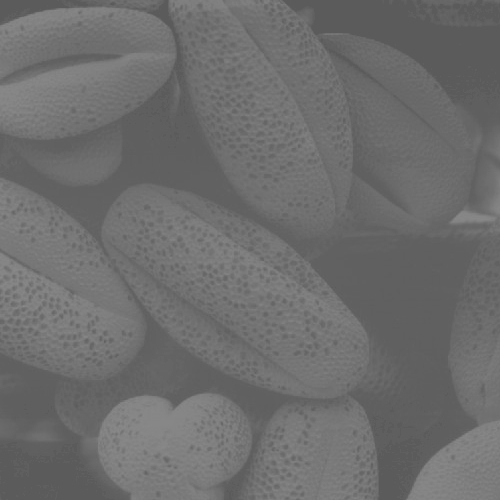
%> input picture polen.jpg, 500 x 500 px
$ octave p1_kol3.m   (GNU Octave 9; MATLAB toolbox functions it lacks are replaced by stand-ins)
%> lines starting %> are read from the running program, lines starting %| are printed output that depends on the picture; in (x1, y1, x2, y2) boxes, pixels count from 0 and x2, y2 are one past the last pixel; in counts of white or black regions, pixels touching at a corner belong together; the program's own positions count from 1
% Transformacije intenziteta piksela (operacije nad histogramom) se
% prakticno specificiraju kori쉞enjem look-up tabela.
% Look-up tabela ima onoliko stavki koliko postoji razlicitih nivoa
% intenziteta na ulaznoj slici. Svaka stavka u look-up tabeli je nova
% vrijednost intenziteta. Napisati funkciju O = applyLUT(I, LUT)
% ce biti implementirana transformacija intenziteta piksela pomo?u look-up
% tabele. Argument I je ulazna grayscale slika, LUT je look-up tabela
% zadata kao vektor sa 256 elemenata, a O je izlazna grayscale slika.
% Testirati funkciju na slici polen.jpg i sa LUT kojom je predstavljena
% transformacija intenziteta piksela na slici data jednacinom
% O(i,j)=round(cln(I(i,j)+1)).


c = 2;
f = round(c *log(1:255 + 1));

a = imread('polen.jpg');
%> a is the input picture: size 500x500 uint8; min 90, max 138, mean 109.1
b = zeros(500);

s = size(a);
%> s = [500 500]
for i = 1:s(1)
    for j = 1:s(2)
        b(i,j) = f(a(i,j));
    end
end
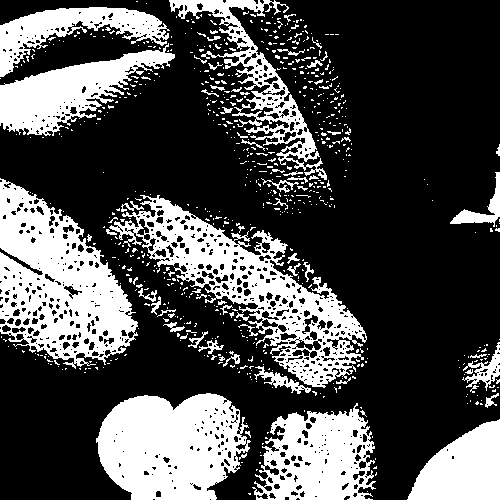
%> b: size 500x500 double; values 9 (black) and 10 (white), 30.3% white; 725 white regions (658 under 20 px), largest, box (x1, y1, x2, y2) and area: (0, 178, 138, 369) 14141, (109, 195, 367, 388) 13016, (96, 393, 251, 500) 12337

figure, imshow(a, []), title('polen org'), impixelinfo;
figure, imshow(b, []), title('polen new'), impixelinfo;

%% task 2
% Ukloniti prostorno zavisan poremecaj sa slike astro_narusena.jpg.
a = imread('astro_narusena.jpg');
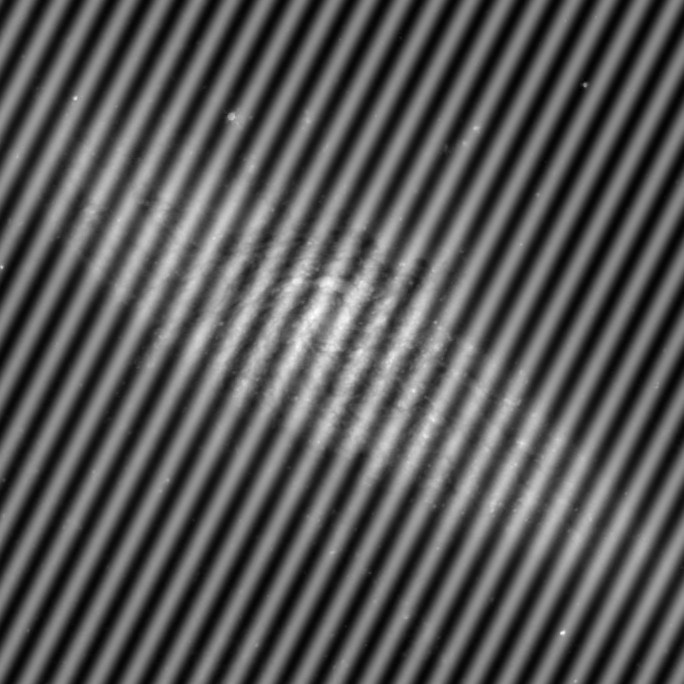
%> input picture astro_narusena.jpg, 684 x 684 px
%> a is the input picture: size 684x684 uint8; min 1, max 255, mean 89.5

af = fft2(a);
aff = fftshift(af);

al = log(1 + abs(aff));
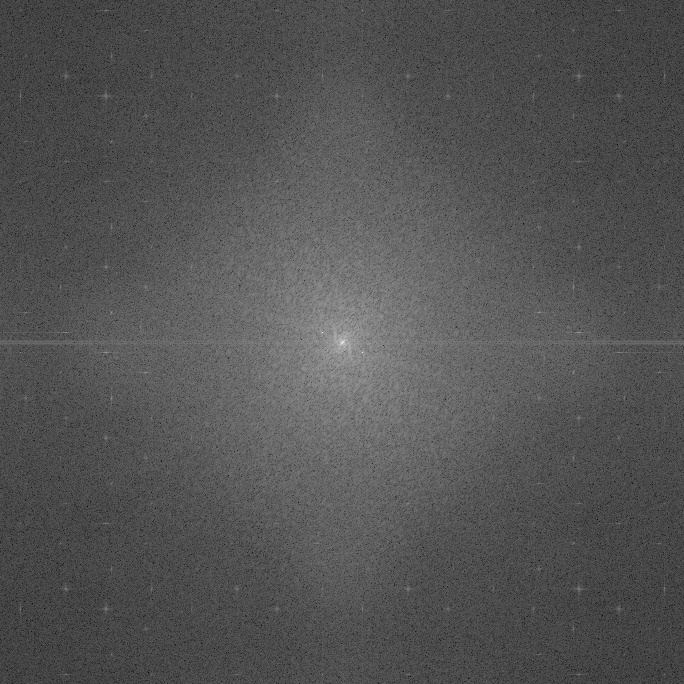
%> al: size 684x684 double; min 0.688, max 17.55, mean 6.25; drawn with min black and max white
figure, imshow(al, []), title('astro_narusena mag'), impixelinfo;
figure, imshow(a, []), title('astro_narusena org'), impixelinfo;

%(363,353)
[U, V] = freqspace([684 684], 'meshgrid');

u0 = (343-363)*2/684;
v0 = (343-353)*2/684;
D0 = 0.01 ^ 2;
D1 = sqrt( (U - u0).^2 + (V - v0).^2);
D2 = sqrt( (U + u0).^2 + (V + v0).^2);

H = 1 ./ ( 1 + (D0 ./ (D1 .* D2)).^2);

res = aff .* H;
res0 = fftshift(res);
res1 = ifft2(res0);
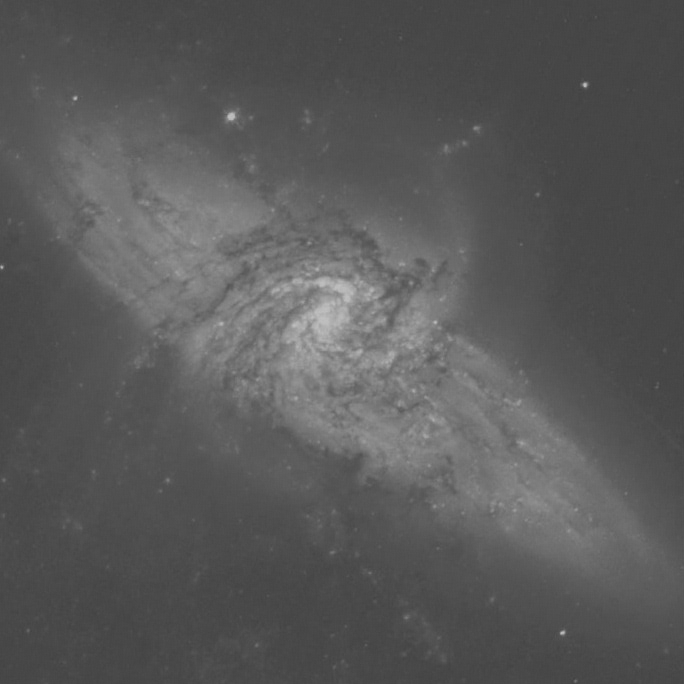
%> res1: size 684x684 double; min 63.74, max 192.4, mean 89.4
res2 = abs(res1);

figure, imshow(res2, []), title('astro_narusena fix'), impixelinfo;

%% task 3
% Pobolj쉆ti o쉞rinu slike mjesec.tif filtriranjem u frekvencijskom
% domenu filtrom kojim se nagla쉆vaju visoke frekvencije cija je funkcija
% prenosa data sa: H(u,v)= 2 -  e^ -(D^2(u,v)/2*D0^2).

a = imread('mjesec.tif');
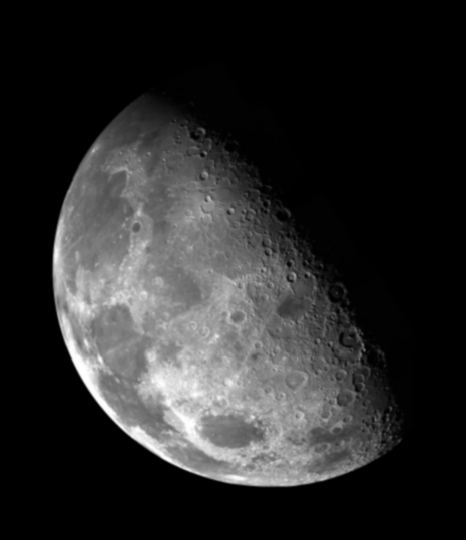
%> input picture mjesec.tif, 466 x 540 px
%> a is the input picture: size 540x466 uint8; min 0, max 254, mean 42.7

af = fft2(a);
aff = fftshift(af);

mag = log(1 + abs(aff));
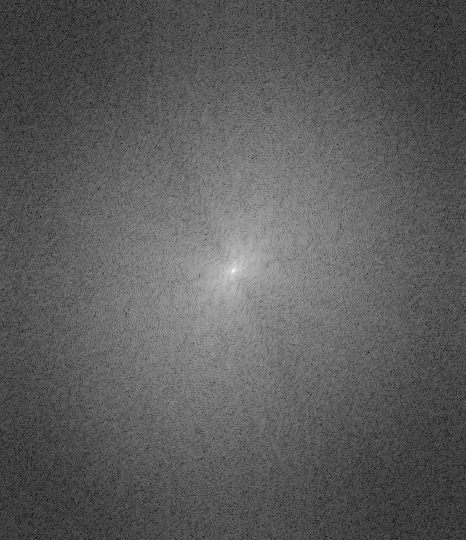
%> mag: size 540x466 double; min 0.651, max 16.19, mean 6.28; drawn with min black and max white
% figure, imshow(a, []), title('mjesec org'), impixelinfo;
% figure, imshow(mag, []), title('mjesec mag'), impixelinfo;

[U, V] = freqspace([540 466], 'meshgrid');

H = 2 - exp(1);
